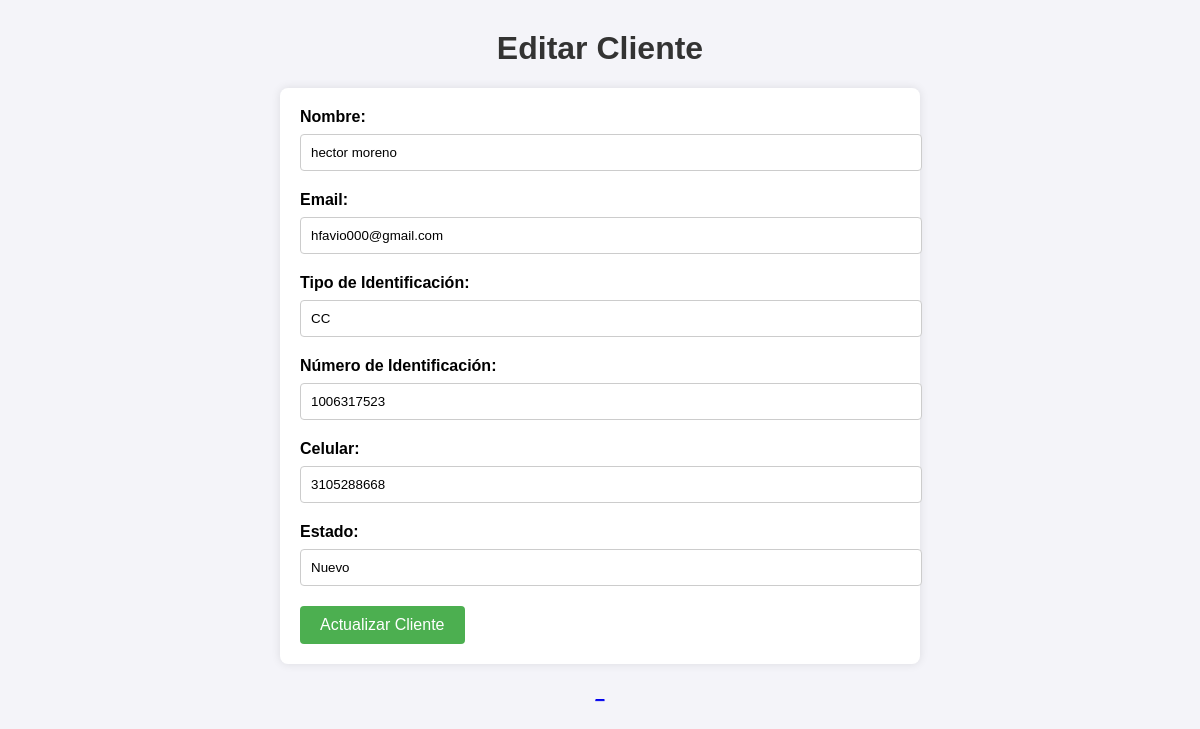
The app's page /editar_cliente/2 with its own data.
### app.py (models this page shows)
class Cliente(db.Model):
    id = db.Column(db.Integer, primary_key=True)
    nombre = db.Column(db.String(100), nullable=False)
    email = db.Column(db.String(100), unique=True, nullable=False)
    tipo_identificacion = db.Column(db.String(50), nullable=False)
    numero_identificacion = db.Column(db.String(50), unique=True, nullable=False)
    celular = db.Column(db.String(20), nullable=False)
    estado = db.Column(db.String(50), nullable=True, default='Nuevo')
    tareas = db.relationship('Tarea', backref='cliente', lazy=True)

### app.py (the view, shortened to what this page needs)
@app.route('/editar_cliente/<int:cliente_id>', methods=['GET', 'POST'])
def editar_cliente(cliente_id):
    cliente = Cliente.query.get_or_404(cliente_id)
    return render_template('editar_cliente.html', cliente=cliente)

### templates/editar_cliente.html (shortened to what this page needs)
<!DOCTYPE html>
<html lang="es">
<head>
</head>
<body>
    <h1>Editar Cliente</h1>
    <form method="POST">
        <label for="nombre">Nombre:</label>
        <input type="text" id="nombre" name="nombre" value="{{ cliente.nombre }}" required>
        <label for="email">Email:</label>
        <input type="email" id="email" name="email" value="{{ cliente.email }}" required>
        <label for="tipo_identificacion">Tipo de Identificación:</label>
        <input type="text" id="tipo_identificacion" name="tipo_identificacion" value="{{ cliente.tipo_identificacion }}" required>
        <label for="numero_identificacion">Número de Identificación:</label>
        <input type="text" id="numero_identificacion" name="numero_identificacion" value="{{ cliente.numero_identificacion }}" required>
        <label for="celular">Celular:</label>
        <input type="text" id="celular" name="celular" value="{{ cliente.celular }}" required>
        <label for="estado">Estado:</label>
        <input type="text" id="estado" name="estado" value="{{ cliente.estado }}">
        <button type="submit">Actualizar Cliente</button>
    </form>
    <div class="link-container">
        <a href="{{ url_for('index') }}" class="button">_

### templates/editar_cliente.html (style rules this page uses)
body { font-family: Arial, sans-serif; background-color: #f4f4f9; margin: 0; padding: 0; }
h1 { text-align: center; color: #333; margin-top: 30px; }
form { width: 80%; max-width: 600px; margin: 20px auto; padding: 20px; background-color: #ffffff; border-radius: 8px; box-shadow: 0 0 10px rgba(0, 0, 0, 0.1); }
label { font-weight: bold; display: block; margin-bottom: 8px; }
input[type="text"], input[type="email"] { width: 100%; padding: 10px; margin-bottom: 20px; border: 1px solid #ccc; border-radius: 4px; }
button { background-color: #4CAF50; color: white; padding: 10px 20px; font-size: 16px; border: none; border-radius: 4px; cursor: pointer; }
.link-container { text-align: center; margin-top: 20px; }

### records on screen
Cliente: nombre "hector moreno", email "hfavio000@gmail.com", tipo_identificacion "CC", numero_identificacion "1006317523", celular "3105288668", estado "Nuevo"
